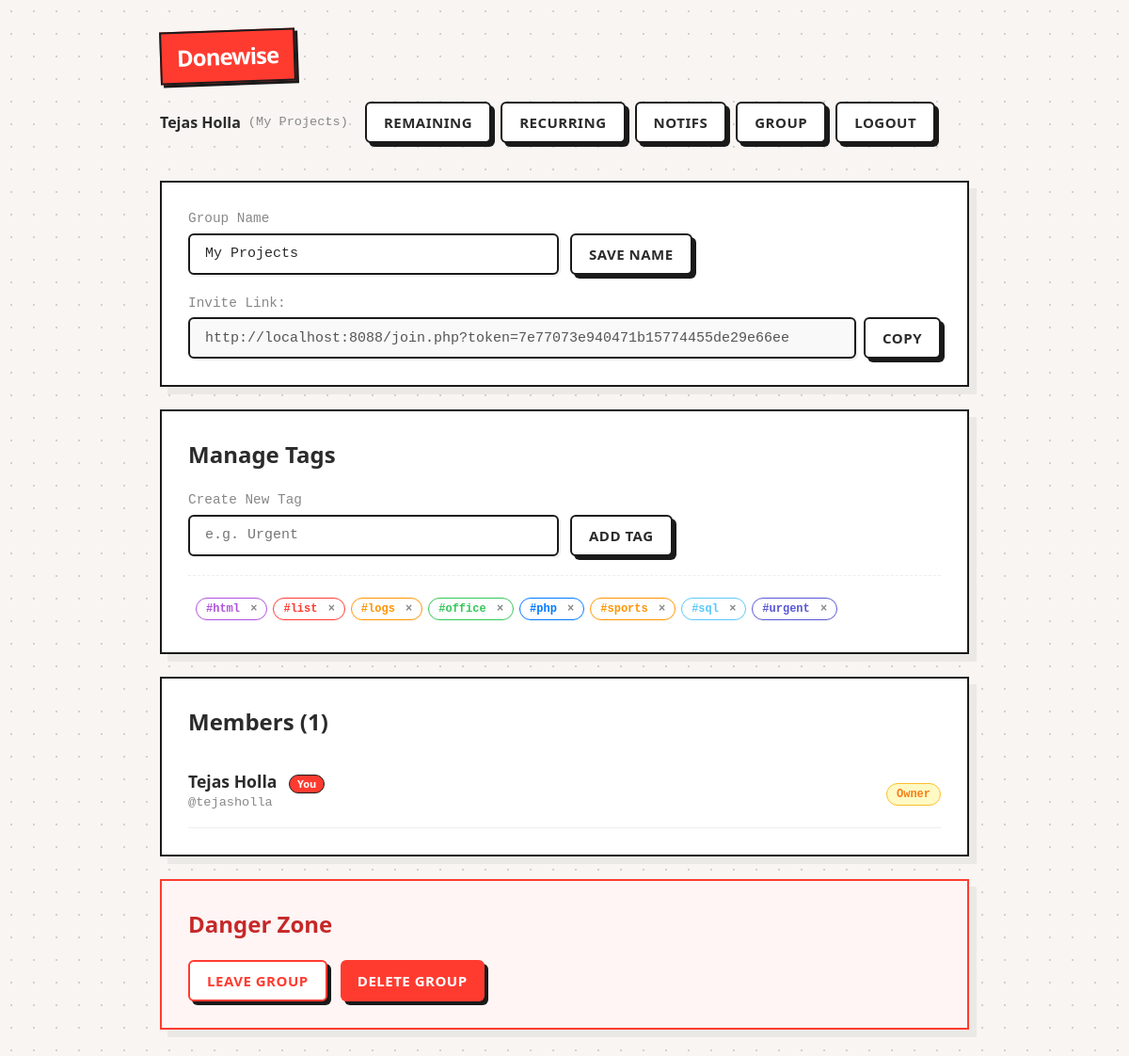
The page /settings.php (signed in) on the database as committed earlier.
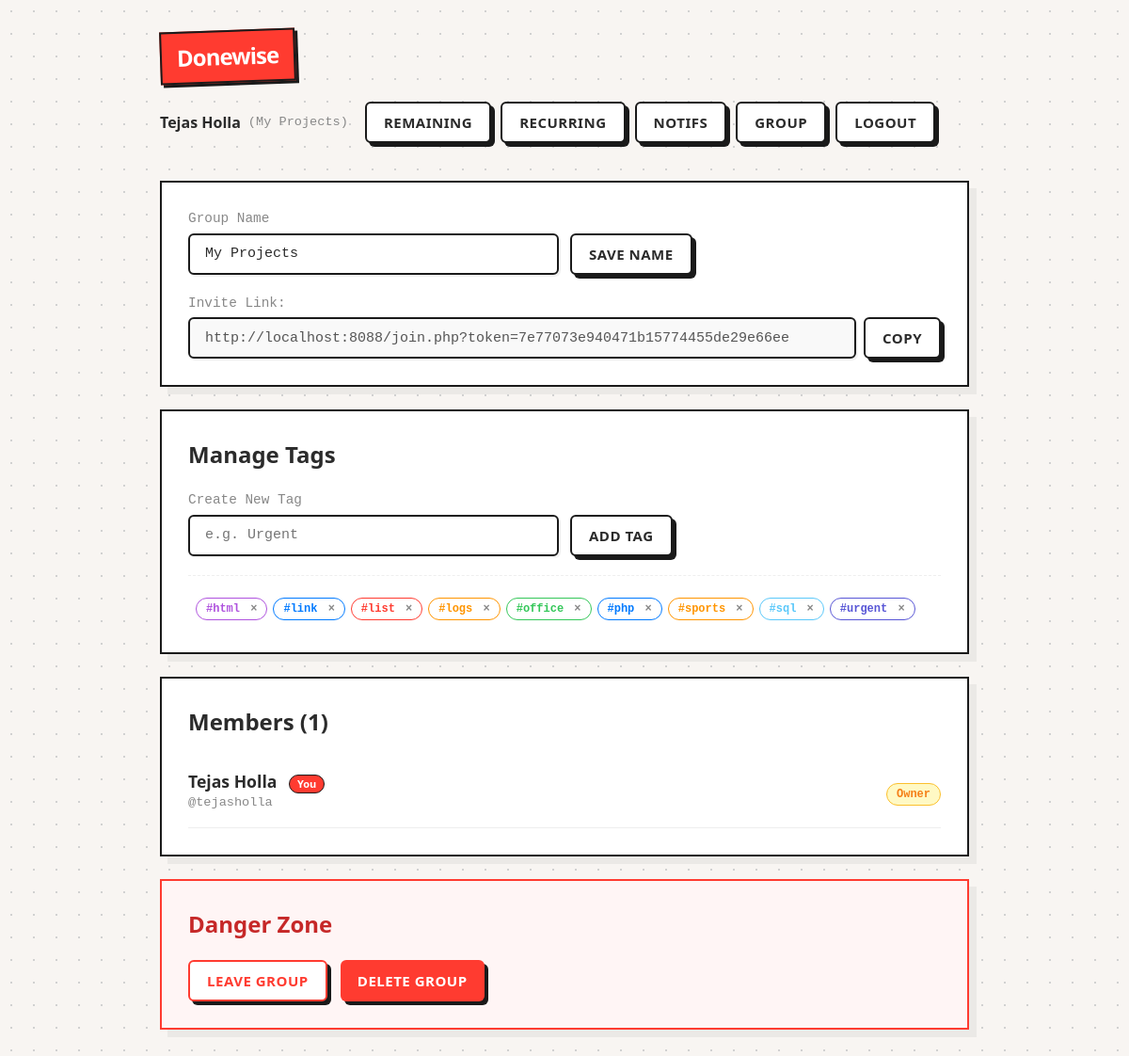
The same page on the database as committed later.
### tables this page shows
CREATE TABLE users (
  id INTEGER PRIMARY KEY AUTOINCREMENT,
  group_id INTEGER NOT NULL,
  username TEXT NOT NULL,
  pass_hash TEXT NOT NULL,
  display_name TEXT NOT NULL,
  created_at TEXT NOT NULL DEFAULT (datetime('now')),
  UNIQUE(group_id, username),
  FOREIGN KEY (group_id) REFERENCES groups(id) ON DELETE CASCADE
);

CREATE TABLE groups (
  id INTEGER PRIMARY KEY AUTOINCREMENT,
  name TEXT NOT NULL,
  join_token TEXT NOT NULL UNIQUE,
  created_at TEXT NOT NULL DEFAULT (datetime('now'))
, created_by INTEGER DEFAULT 0);

CREATE TABLE tags (
        id INTEGER PRIMARY KEY AUTOINCREMENT,
        group_id INTEGER NOT NULL,
        name TEXT NOT NULL,
        color TEXT NOT NULL, sort_order INTEGER DEFAULT 0,
        UNIQUE(group_id, name),
        FOREIGN KEY (group_id) REFERENCES groups(id) ON DELETE CASCADE
      );

### app/auth.php (called while the page is built, shortened)
<?php
function current_user(): ?array {
  return $_SESSION['user'] ?? null;
}
function require_login(): array {
  $u = current_user();
  return $u;
}

### app/recurring_logic.php (called while the page is built, shortened)
<?php
require_once __DIR__ . '/auth.php';
function check_recurring_tasks(): void {
  $user = current_user();
  $pdo = db();
  $today = date('Y-m-d');
  $st = $pdo->prepare("SELECT * FROM recurring_tasks WHERE group_id=? AND next_date <= ?");
  $st->execute([$user['group_id'], $today]);
  $tasks = $st->fetchAll();
  if (empty($tasks)) return;
}

### settings.php (the view, shortened to what this page needs)
<?php
require_once __DIR__ . '/app/layout.php';
$user = require_login();
$pdo = db();
$st = $pdo->prepare("SELECT * FROM groups WHERE id=?");
$st->execute([$user['group_id']]);
$group = $st->fetch();
$isCreator = ((int)$group['created_by'] === (int)$user['id']);
$members = $pdo->prepare("SELECT * FROM users WHERE group_id=? ORDER BY display_name ASC");
$members->execute([$user['group_id']]);
$members = $members->fetchAll();
$tags = $pdo->prepare("SELECT * FROM tags WHERE group_id=? ORDER BY name ASC");
$tags->execute([$user['group_id']]);
$allTags = $tags->fetchAll();
$joinLink = APP_URL . "/join.php?token=" . $group['join_token'];
render_header('Group Settings', $user);
?>
<div class="card">
  <?php if($isCreator): ?>
    <form method="post" style="margin-bottom:20px;">
        <div class="muted">Group Name</div>
        <div class="row">
            <div style="flex:1;">
                <input name="group_name" value="<?php echo h($group['name']); ?>" required />
            </div>
            <div>
                <button class="btn" type="submit" name="rename_group" style="min-width:100px;">Save Name</button>
            </div>
        </div>
    </form>
  <?php else: ?>
    <h1><?php echo h($group['name']); ?></h1>
  <?php endif; ?>
  <div style="margin-top:20px;">
    <div class="muted">Invite Link:</div>
    <div style="display:flex; gap:8px;">
        <input value="<?php echo h($joinLink); ?>" readonly style="background:#f9f9f9; color:#555;"/>
        <button class="btn" onclick="navigator.clipboard.writeText('<?php echo h($joinLink); ?>');alert('Copied!')">Copy</button>
    </div>
  </div>
</div>
<div class="card">
  <h2>Manage Tags</h2>
  <?php if($isCreator): ?>
    <form method="post" style="margin-bottom:20px; padding-bottom:20px; border-bottom:1px dashed #eee;">
        <div class="muted">Create New Tag</div>
        <div class="row" style="align-items:center;">
            <div style="flex:1;">
                <input name="new_tag_name" placeholder="e.g. Urgent" required />
            </div>
            <div>
                <button class="btn" type="submit" style="background:var(--card-bg);">Add Tag</button>
            </div>
        </div>
    </form>
  <?php endif; ?>
  <?php if(empty($allTags)): ?>
    <div class="muted">No tags created yet.</div>
  <?php else: ?>
    <div class="tags-container">
        <?php foreach($allTags as $tag): ?>
            <form method="post" style="display:inline" onsubmit="return confirm('Delete tag #<?php echo h($tag['name']); ?>?');">
                <button class="tag-pill" title="Delete Tag"
                        style="border:1px solid <?php echo $tag['color']; ?>; color:<?php echo $tag['color']; ?>; background:white; cursor:pointer; padding:4px 10px; margin-bottom:6px;">
                    #<?php echo h($tag['name']); ?> <span style="color:var(--muted); margin-left:4px; font-weight:bold;">&times;</span>
                </button>
            </form>
        <?php endforeach; ?>
    </div>
  <?php endif; ?>
</div>
<div class="card">
  <h2>Members (<?php echo count($members); ?>)</h2>
  <div class="list">
    <?php foreach($members as $m): ?>
      <?php $isMe = ($m['id'] === $user['id']); $isOwner = ($m['id'] === $group['created_by']); ?>
      <div style="display:flex; justify-content:space-between; align-items:center; padding:12px 0; border-bottom:1px solid #eee;">
        <div>
            <div style="font-weight:bold; font-size:1.1rem;"><?php echo h($m['display_name']); ?><?php if($isMe) echo " <span class='badge'>You</span>"; ?></div>
            <div class="muted" style="font-size:0.85rem;">@<?php echo h($m['username']); ?></div>
        </div>
        <div>
            <?php if($isOwner): ?>
                <span class="pill" style="background:#fff9c4; border-color:#fbc02d; color:#f57f17;">Owner</span>
            <?php endif; ?>
        </div>
      </div>
    <?php endforeach; ?>
  </div>
</div>
<div class="card" style="border-color:#ff3b30; background:#fff5f5;">
    <h2 style="color:#c62828;">Danger Zone</h2>
    <button class="btn" style="background:#fff; border-color:#ff3b30; color:#ff3b30; margin-right:10px;" onclick="if(confirm('Are you sure you want to leave this group?')) document.getElementById('leaveForm').submit();">Leave Group</button>
    <?php if($isCreator): ?>
        <button class="btn" style="background:#ff3b30; color:white; border:none;" onclick="document.getElementById('deleteArea').style.display='block'; this.style.display='none'">Delete Group</button>
    <?php endif; ?>
</div>
<?php render_footer(); ?>

### app/layout.php (shortened to what this page needs)
<?php
require_once __DIR__ . '/auth.php';
require_once __DIR__ . '/recurring_logic.php';
function h(string $s): string { return htmlspecialchars($s, ENT_QUOTES, 'UTF-8'); }
function render_header(string $title, ?array $user=null): void {
  $user = $user ?? current_user();
  $unread = 0;
  if ($user) {
    $pdo = db();
    $st = $pdo->prepare("SELECT COUNT(*) FROM notifications WHERE user_id=? AND read_at IS NULL");
    $st->execute([$user['id']]);
    $unread = (int)$st->fetchColumn();
  }
  $badgeStyle = ($unread > 0) ? '' : 'display:none';
  echo "<!doctype html><html><head>
  <meta charset='utf-8'/>
  <meta name='viewport' content='width=device-width,initial-scale=1,maximum-scale=1'/>
  <meta name='theme-color' content='#ff3b30'/>
  <title>".h($title)."</title>
  <link rel='stylesheet' href='assets/style.css'/>
  <link rel='manifest' href='manifest.json'/>
  <link rel='icon' type='image/png' href='assets/icon-192.png' />
  <link rel='apple-touch-icon' href='assets/icon-192.png' />
  </head><body><div class='wrap'>";
  echo "<div class='topbar'>";
  echo "<div class='brand'><a href='index.php'>Donewise</a></div>";
  if ($user) {
    echo "<div class='nav'>";
    $identities = $_SESSION['my_identities'] ?? [$user];
    $hasMultiple = count($identities) > 1;
    echo "<div class='user-menu'>";
    if ($hasMultiple) {
        echo "<form style='display:inline; margin:0;'>";
        echo "<select onchange=\"location.href='switch_group.php?uid='+this.value\">";
        foreach ($identities as $id) {
            $sel = ($id['id'] === $user['id']) ? 'selected' : '';
            echo "<option value='{$id['id']}' $sel>" . h($id['display_name']) . " @ " . h($id['group_name']) . "</option>";
        }
        echo "</select>";
        echo "</form>";
    } else {
        echo "<span class='user-name'>" . h($user['display_name']) . "</span>";
        echo "<span class='group-name'>(" . h($user['group_name'] ?? 'Group') . ")</span>";
    }
    echo "</div>";
    echo "<a class='btn' href='remaining.php'>Remaining</a>";
    echo "<a class='btn' href='recurring.php'>Recurring</a>";
    echo "<a class='btn' href='notifications.php'>Notifs <span id='unreadBadge' class='badge' style=\"$badgeStyle\">".$unread."</span></a>";
    echo "<a class='btn' href='settings.php'>Group</a>";
    echo "<a class='btn' href='logout.php'>Logout</a>";
    echo "</div>";
  } else {
    echo "<div class='nav'><a class='btn' href='login.php'>Login</a><a class='btn' href='register.php'>Create Group</a></div>";
  }
  echo "</div>";
}
function render_footer(): void {
  echo "</div>
  <script src='assets/app.js'></script>
  <script>
    if ('serviceWorker' in navigator) {
      navigator.serviceWorker.register('sw.js');
    }
  </script>
  </body></html>";
}
?>

### assets/style.css (style rules this page uses)
:root { --bg: #f8f5f2; --card-bg: #ffffff; --text: #2b2b2b; --muted: #888888; --accent: #ff3b30; --accent-blue: #007aff; --line-color: #e0e0e0; --border-color: #1a1a1a; --font-body: system-ui, -apple-system, sans-serif; --font-mono: 'Courier New', Courier, monospace; }
* { box-sizing: border-box; }
body { margin: 0; background-color: var(--bg); background-image: radial-gradient(#d1d1d1 1px, transparent 1px); background-size: 24px 24px; color: var(--text); font-family: var(--font-body); line-height: 1.5; -webkit-font-smoothing: antialiased; }
a { color: inherit; text-decoration: none; }
.wrap { max-width: 900px; margin: 0 auto; padding: 32px 20px; }
.topbar { display: flex; justify-content: space-between; align-items: center; margin-bottom: 40px; gap: 20px; flex-wrap: wrap; }
.brand { font-size: 24px; font-weight: 900; letter-spacing: -1px; background: var(--accent); color: white; padding: 8px 16px; transform: rotate(-2deg); box-shadow: 3px 3px 0 var(--border-color); border: 2px solid var(--border-color); white-space: nowrap; }
.nav { display: flex; gap: 10px; flex-wrap: wrap; align-items: center; justify-content: flex-end; }
.btn { display: inline-flex; align-items: center; justify-content: center; background: white; border: 2px solid var(--border-color); padding: 10px 18px; font-weight: 700; color: var(--text); cursor: pointer; box-shadow: 4px 4px 0 var(--border-color); border-radius: 6px; transition: transform 0.1s, box-shadow 0.1s; text-transform: uppercase; letter-spacing: 0.5px; min-height: 44px; font-family: var(--font-body); font-size: 15px; text-align: center; line-height: 1.2; }
input, select, textarea { background: var(--card-bg); border: 2px solid var(--border-color); color: var(--text); padding: 10px 16px; border-radius: 6px; outline: none; width: 100%; font-family: var(--font-mono); font-size: 15px; min-height: 44px; transition: all 0.2s; box-shadow: 2px 2px 0 rgba(0,0,0,0.05); }
.user-menu { display: flex; align-items: center; gap: 8px; margin-right: 8px; }
.user-name { font-weight: 700; color: var(--text); }
.group-name { color: var(--muted); font-family: var(--font-mono); font-size: 0.85rem; }
.badge { display: inline-flex; align-items: center; justify-content: center; background: var(--accent); color: white; padding: 0 8px; height: 20px; border-radius: 10px; font-size: 11px; border: 1px solid var(--border-color); margin-left: 8px; font-weight: 700; font-family: var(--font-body); }
.pill { display: inline-block; border: 1px solid var(--border-color); padding: 2px 10px; border-radius: 20px; font-size: 12px; font-weight: 600; background: #fff; font-family: var(--font-mono); }
.card { background: var(--card-bg); border: 2px solid var(--border-color); padding: 28px; margin-bottom: 24px; box-shadow: 8px 8px 0 rgba(0,0,0,0.05); }
h2 { margin-top: 0; font-weight: 700; font-size: 1.5rem; }
.muted { color: var(--muted); font-size: 0.9rem; font-family: var(--font-mono); margin-bottom: 4px; }
.row { display: flex; gap: 12px; flex-wrap: wrap; align-items: flex-end; }
.row > div { flex: 1; min-width: 200px; }
.tags-container { display: inline-flex; gap: 6px; margin-left: 8px; flex-wrap: wrap; vertical-align: middle; }
.tag-pill { font-size: 0.75rem; padding: 2px 8px; border-radius: 12px; font-weight: 700; font-family: var(--font-mono); border: 1px solid transparent; display: inline-block; text-transform: lowercase; }

Rows that differ between the two databases and show on the page:
added tags: name "link", color "#007aff" (drawn)
